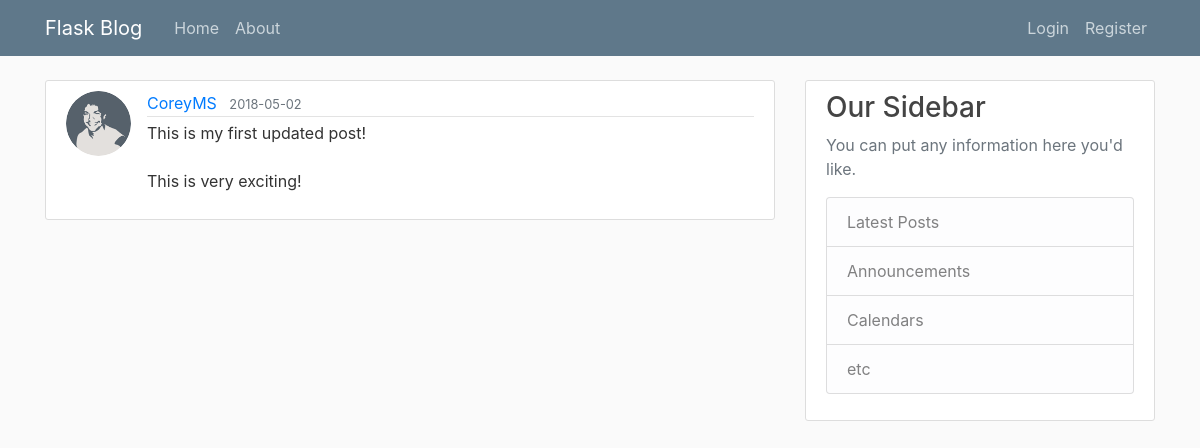
/post/1, run on an earlier commit of the app's database.
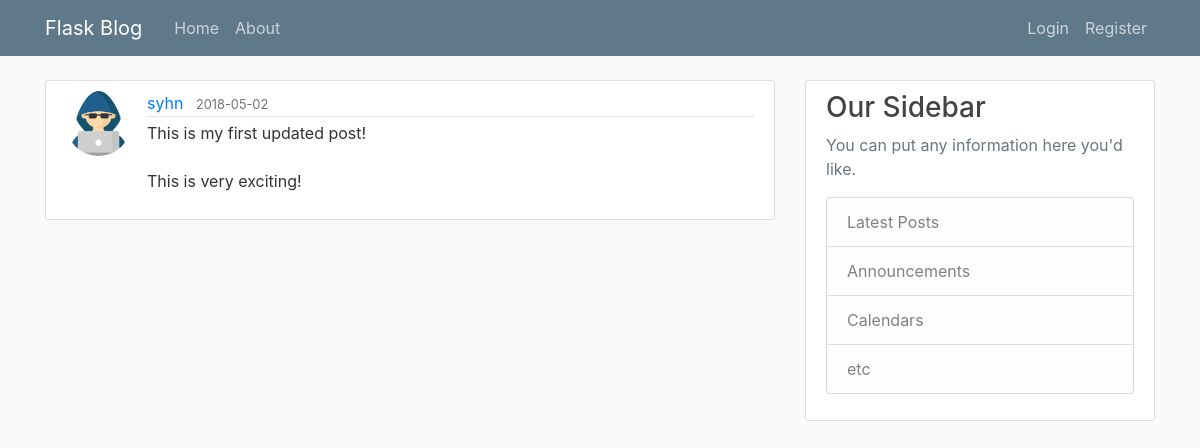
And on a later commit of the database.
### flaskblog/models.py (models this page shows, shortened)
class User(db.Model, UserMixin):
    id = db.Column(db.Integer, primary_key=True)
    username = db.Column(db.String(20), unique=True, nullable=False)
    email = db.Column(db.String(120), unique=True, nullable=False)
    image_file = db.Column(db.String(20), nullable=False, default='default.jpg')
    password = db.Column(db.String(60), nullable=False)
    posts = db.relationship('Post', backref='author', lazy=True)

class Post(db.Model):
    id = db.Column(db.Integer, primary_key=True)
    date_posted = db.Column(db.DateTime, nullable=False, default=datetime.utcnow)
    content = db.Column(db.Text, nullable=False)
    user_id = db.Column(db.Integer, db.ForeignKey('user.id'), nullable=False)

### flaskblog/posts/routes.py (the view)
@posts.route("/post/<int:post_id>")
def post(post_id):
    post = Post.query.get_or_404(post_id)
    return render_template('post.html', post=post)

### flaskblog/templates/post.html (shortened to what this page needs)
{% extends "layout.html" %}
{% block content %}
    <article class="media content-section">
        <img class="rounded-circle article-img"
             src="{{ url_for('static', filename='profile_pics/' + post.author.image_file) }}">
        <div class="media-body">
            <div class="article-metadata">
                <a class="mr-2"
                   href="{{ url_for('users.user_posts', username=post.author.username) }}">{{ post.author.username }}</a>
                <small class="text-muted">{{ post.date_posted.strftime('%Y-%m-%d') }}</small>
            </div>
            <p class="article-content">{{ post.content | safe  }}</p>
        </div>
    </article>
{% endblock content %}

### flaskblog/templates/layout.html (shortened to what this page needs)
<!DOCTYPE html>
<html>
<head>
    <link rel="stylesheet" href="https://maxcdn.bootstrapcdn.com/bootstrap/4.0.0/css/bootstrap.min.css"
>
    <link rel="stylesheet" type="text/css" href="{{ url_for('static', filename='main.css') }}">
</head>
<body>
<header class="site-header">
    <nav class="navbar navbar-expand-md navbar-dark bg-steel fixed-top">
        <div class="container">
            <a class="navbar-brand mr-4" href="/">Flask Blog</a>
            <div class="collapse navbar-collapse" id="navbarToggle">
                <div class="navbar-nav mr-auto">
                    <a class="nav-item nav-link" href="{{ url_for('main.home') }}">Home</a>
                    <a class="nav-item nav-link" href="{{ url_for('main.about') }}">About</a>
                </div>
                <div class="navbar-nav">
                    {% if current_user.is_authenticated %}
                        <a class="nav-item nav-link" href="{{ url_for('posts.new_post') }}">New Post</a>
                        <a class="nav-item nav-link" href="{{ url_for('users.account') }}">Account</a>
                        <a class="nav-item nav-link" href="{{ url_for('users.logout') }}">Logout</a>
                    {% else %}
                        <a class="nav-item nav-link" href="{{ url_for('users.login') }}">Login</a>
                        <a class="nav-item nav-link" href="{{ url_for('users.register') }}">Register</a>
                    {% endif %}
                </div>
            </div>
        </div>
    </nav>
</header>
<main role="main" class="container">
    <div class="row">
        <div class="col-md-8">
            {% block content %}{% endblock %}
        </div>
        <div class="col-md-4">
            <div class="content-section">
                <h3>Our Sidebar</h3>
                <p class='text-muted'>You can put any information here you'd like.
                <ul class="list-group">
                    <li class="list-group-item list-group-item-light">Latest Posts</li>
                    <li class="list-group-item list-group-item-light">Announcements</li>
                    <li class="list-group-item list-group-item-light">Calendars</li>
                    <li class="list-group-item list-group-item-light">etc</li>
                </ul>
                </p>
            </div>
        </div>
    </div>
</main>
</body>
</html>

### flaskblog/static/main.css (style rules this page uses)
body { background: #fafafa; color: #333333; margin-top: 5rem; }
h1, h2, h3, h4, h5, h6 { color: #444444; }
.bg-steel { background-color: #5f788a; }
.site-header .navbar-nav .nav-link { color: #cbd5db; }
.content-section { background: #ffffff; padding: 10px 20px; border: 1px solid #dddddd; border-radius: 3px; margin-bottom: 20px; }
.article-content { white-space: pre-line; }
.article-img { height: 65px; width: 65px; margin-right: 16px; }
.article-metadata { padding-bottom: 1px; margin-bottom: 4px; border-bottom: 1px solid #e3e3e3 }

### flaskblog/templates/layout.html (style rules this page uses)
img { max-width: 100%; display: inline-block; }

What changed in the data, as far as the page shows it:
removed User: image_file (picture), author.username "CoreyMS"
now on this page (row edited): User: image_file (picture), author.username "syhn"
